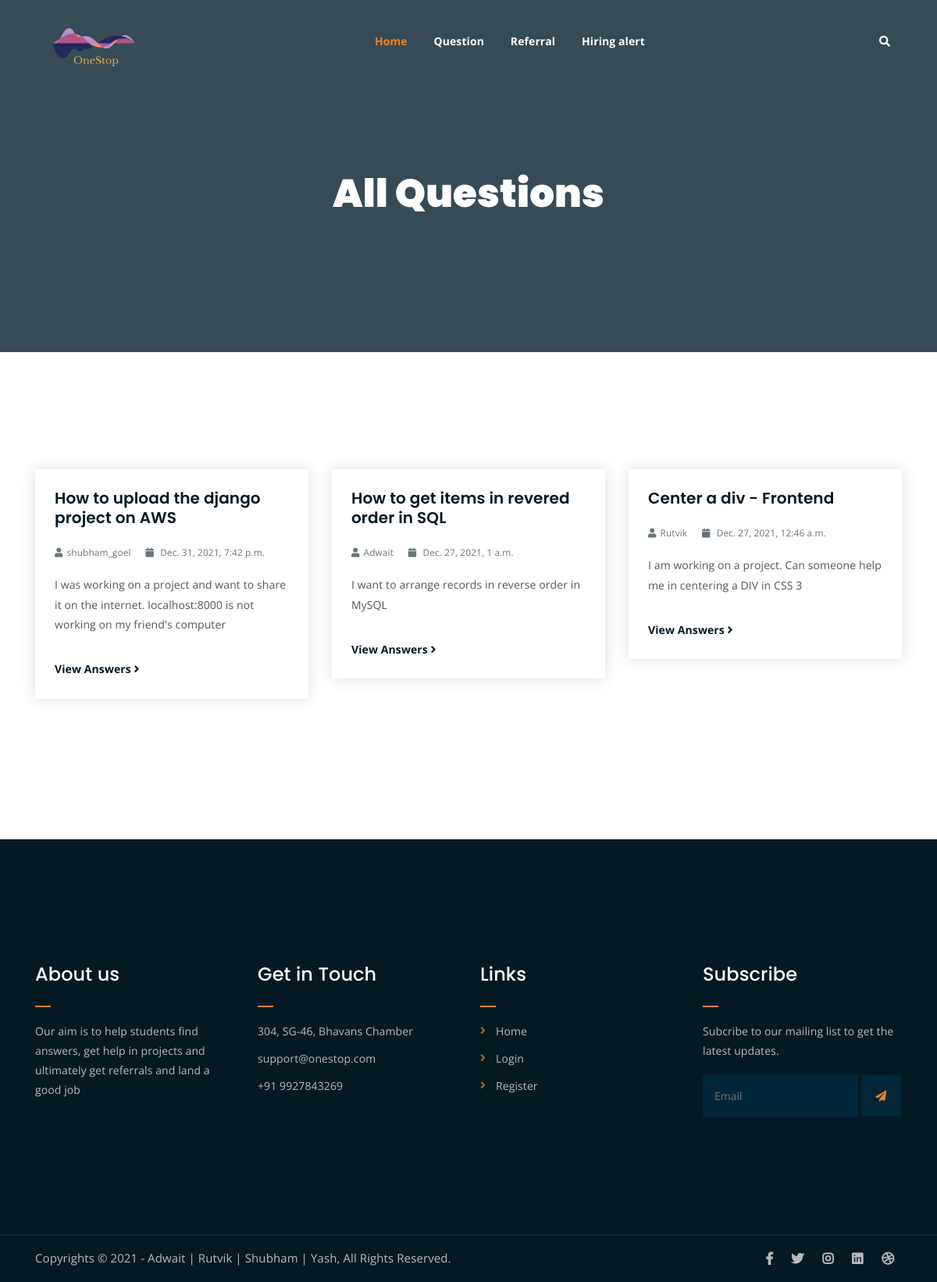
/Questions, run on the app's committed database.
### main/models.py (models this page shows)
class Question(models.Model):
    title = models.CharField(max_length=500)
    description = models.TextField()
    image = models.ImageField(upload_to='mainapp/question_images/', null=True)
    student = models.ForeignKey(User, on_delete=models.CASCADE)
    date_posted = models.DateTimeField(default=datetime.datetime.now)

### main/views.py (the view)
# urls.py: path("Questions", QuestionListView.as_view(), name="Questions-list-view"),
class QuestionListView(ListView):
    model = Question
    context_object_name = "Question"
    ordering = ["-date_posted"]
    template_name = 'main/Question_list.html'

### main/templates/main/Question_list.html
{% extends "main/base.html" %} {% block content%}
<div class="breadcrumb-section breadcrumb-bg">
	<div class="container">
		<div class="row">
			<div class="col-lg-8 offset-lg-2 text-center">
				<div class="breadcrumb-text">
					<h1>All Questions</h1><br>
				</div>
			</div>
		</div>
	</div>
</div>
<div class="latest-news mt-150 mb-150">
    <div class="container">
        <div class="row">
            {% for question in Question %}
            <div class="col-lg-4 col-md-6">
                <div class="single-latest-news">
                    <div class="news-text-box">
                        <h3>{{ question.title }}</h3>
                        <p class="blog-meta">
                            <span class="author"><i class="fas fa-user"></i>{{ question.student.username }}</span>
                            <span class="date"><i class="fas fa-calendar"></i>
                                {{question.date_posted}}</span>
                        </p>
                        <p class="excerpt"> {{ question.description }}</p>
                        <a href="{%url 'Questions-detail' question.pk %}" class="read-more-btn">View Answers <i class="fas fa-angle-right"></i></a>
                    </div>
                </div>
            </div>
            {% endfor %}
        </div>
    </div>
</div>
{% endblock content%}

### main/static/main/css/main.css (style rules this page uses)
html { font-size: 14px; font-weight: 400; line-height: 28px; height: 100%; }
body { font-family: "Open Sans", sans-serif; font-weight: 400; font-size: 1rem; letter-spacing: 0.1px; line-height: 1.8; color: #051922; overflow-x: hidden; }
a { cursor: pointer; text-decoration: none; -webkit-transition: all 0.2s ease-in-out; -o-transition: all 0.2s ease-in-out; transition: all 0.2s ease-in-out; }
h1, .h1, h2, .h2, h3, .h3, h4, .h4, h5, .h5, h6, .h6 { font-family: "Poppins", sans-serif; font-weight: 700; margin: 0 0 1.25rem 0; color: #051922; }
h1, .h1 { font-size: 4rem; font-weight: 700; line-height: 4rem; }
h3, .h3 { font-size: 2rem; font-weight: 700; line-height: 2.25rem; }
p { font-family: "Open Sans", sans-serif; font-weight: 400; font-size: 1rem; letter-spacing: 0.1px; line-height: 1.8; color: #051922; margin: 0 0 1.25rem 0; }
.mt-150 { margin-top: 150px; }
.mb-150 { margin-bottom: 150px; }
a.read-more-btn { display: inline-block; margin-top: 15px; color: #051922; -webkit-transition: 0.3s; -o-transition: 0.3s; transition: 0.3s; font-weight: 700; }
.breadcrumb-bg { background-image: url(../img/breadcrumb-bg.jpg); }
.breadcrumb-text h1 { font-size: 50px; font-weight: 900; color: #fff; margin: 0; margin-top: 20px; }
.breadcrumb-section { padding: 150px 0; background-size: cover; background-position: center center; position: relative; z-index: 1; background-attachment: fixed; padding-top: 200px; }
.breadcrumb-section:after { position: absolute; left: 0; top: 0; width: 100%; height: 100%; content: ""; background-color: #07212e; z-index: -1; opacity: 0.8; }
.single-latest-news { -webkit-box-shadow: 0 0 20px #dddddd; box-shadow: 0 0 20px #dddddd; -webkit-transition: 0.3s; -o-transition: 0.3s; transition: 0.3s; }
html, body { height: 100%; }
.single-latest-news h3 { font-size: 20px; line-height: 1.25em; font-weight: 600; }
p.blog-meta span { margin-right: 15px; opacity: 0.6; color: #051922; font-size: 0.85em; }
p.blog-meta span:last-child { margin-right: 0; }
p.blog-meta span i { margin-right: 5px; }
p.excerpt { line-height: 1.8; color: #555; }
.news-text-box { padding: 25px; border-bottom-left-radius: 5px; border-bottom-right-radius: 5px; }
.single-latest-news { margin-bottom: 30px; }

### data on the page
Question: title "How to upload the django project on AWS", student.username "shubham_goel", date_posted "Dec. 31, 2021, 7:42 p.m.", description "I was working on a project and want to share it on the internet. localhost:8000 is not working on my friend's computer"
Question: title "How to get items in revered order in SQL", student.username "Adwait", date_posted "Dec. 27, 2021, 1 a.m.", description "I want to arrange records in reverse order in MySQL"
Question: title "Center a div - Frontend", student.username "Rutvik", date_posted "Dec. 27, 2021, 12:46 a.m.", description "I am working on a project. Can someone help me in centering a DIV in CSS 3"
